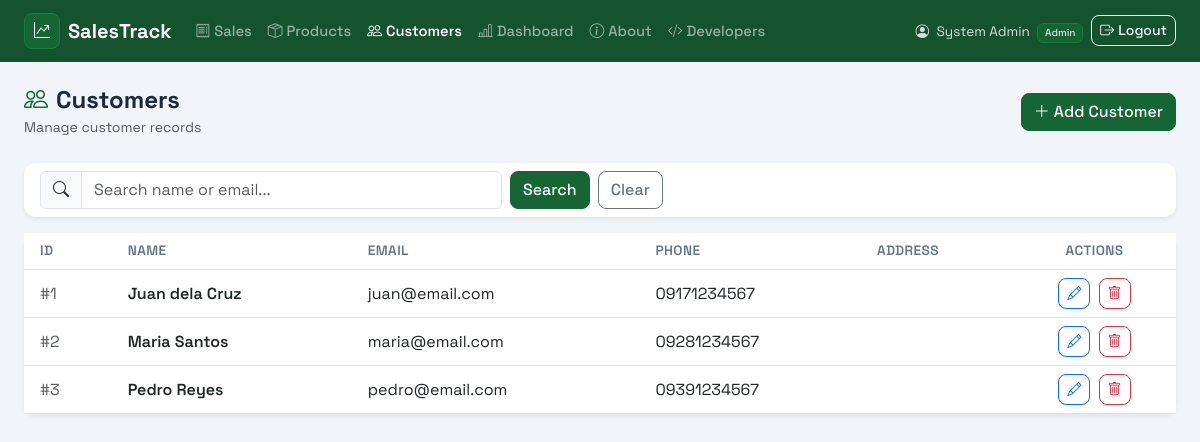
Page /customers.php (signed in) on the earlier database version.
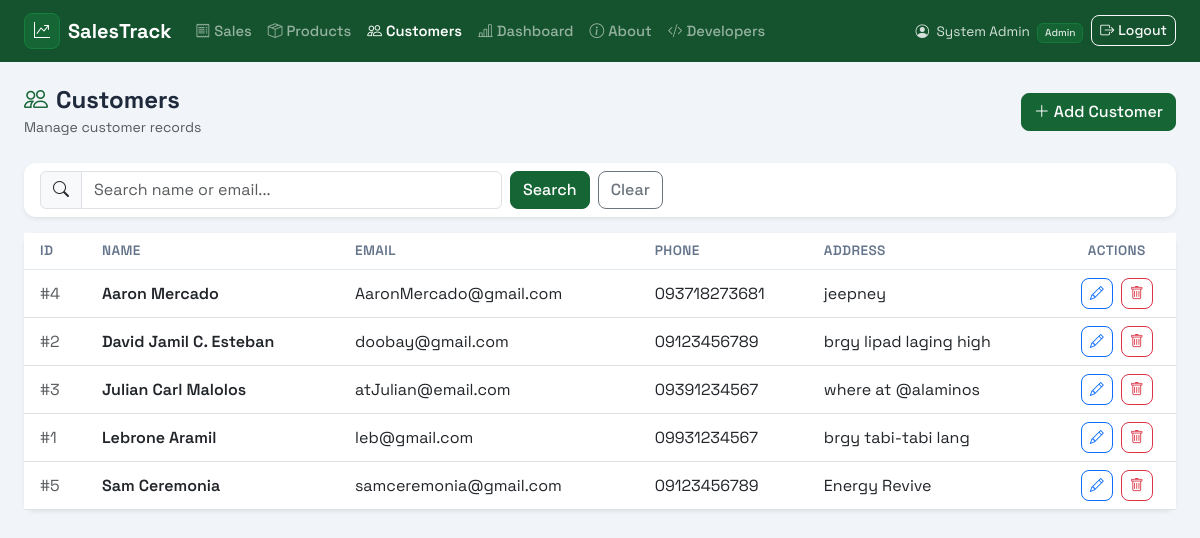
Same page on the later database version.
### tables this page shows
CREATE TABLE IF NOT EXISTS customers (
    id INT AUTO_INCREMENT PRIMARY KEY,
    customer_name VARCHAR(100) NOT NULL,
    email VARCHAR(100),
    phone VARCHAR(20),
    address TEXT,
    created_at TIMESTAMP DEFAULT CURRENT_TIMESTAMP
);

### customers.php (the view, shortened to what this page needs)
<?php
require_once 'config.php';
$search = isset($_GET['search']) ? trim($_GET['search']) : '';
$where  = $search ? "WHERE customer_name LIKE '%".mysqli_real_escape_string($conn,$search)."%' OR email LIKE '%".mysqli_real_escape_string($conn,$search)."%'" : '';
$customers = mysqli_query($conn,"SELECT * FROM customers $where ORDER BY customer_name");
?>
<!DOCTYPE html>
<html lang="en">
<head>
    <link href="https://cdn.jsdelivr.net/npm/bootstrap@5.3.0/dist/css/bootstrap.min.css" rel="stylesheet">
    <link rel="stylesheet" href="https://cdn.jsdelivr.net/npm/bootstrap-icons@1.11.0/font/bootstrap-icons.css">
    <link rel="stylesheet" href="assets/styles.css">
</head>
<body>
<?php include 'navbar.php'; ?>
<div class="container-fluid px-4 py-4">
    <div class="d-flex align-items-center justify-content-between mb-4">
        <div>
            <h4 class="fw-bold mb-0"><i class="bi bi-people me-2" style="color:#166534;"></i>Customers</h4>
            <small class="text-muted">Manage customer records</small>
        </div>
        <?php if (isset($_GET['edit'])): ?>
            <a href="customers.php" class="btn btn-primary">
                <i class="bi bi-plus-lg me-1"></i>Add Customer
            </a>
        <?php else: ?>
            <button class="btn btn-primary" data-bs-toggle="modal" data-bs-target="#custModal">
                <i class="bi bi-plus-lg me-1"></i>Add Customer
            </button>
        <?php endif; ?>
    </div>
    <div class="card mb-3 border-0 shadow-sm">
        <div class="card-body py-2">
            <form method="GET" class="row g-2">
                <div class="col-md-5">
                    <div class="input-group">
                        <span class="input-group-text"><i class="bi bi-search"></i></span>
                        <input type="text" name="search" class="form-control" placeholder="Search name or email..." value="<?= htmlspecialchars($search) ?>">
                    </div>
                </div>
                <div class="col-auto">
                    <button type="submit" class="btn btn-primary">Search</button>
                    <a href="customers.php" class="btn btn-outline-secondary ms-1">Clear</a>
                </div>
            </form>
        </div>
    </div>
    <div class="card border-0 shadow-sm">
        <div class="card-body p-0">
            <div class="table-responsive">
                <table class="table table-hover align-middle mb-0">
                    <thead style="background:#f0fdf4;">
                        <tr><th class="px-3">ID</th><th>Name</th><th>Email</th><th>Phone</th><th>Address</th><th class="text-center">Actions</th></tr>
                    </thead>
                    <tbody>
                    <?php if (mysqli_num_rows($customers)===0): ?>
                        <tr><td colspan="6" class="text-center py-4 text-muted">No customers found.</td></tr>
                    <?php else: while ($row=mysqli_fetch_assoc($customers)): ?>
                        <tr>
                            <td class="px-3 text-muted">#<?= $row['id'] ?></td>
                            <td class="fw-600"><?= htmlspecialchars($row['customer_name']) ?></td>
                            <td><?= htmlspecialchars($row['email']) ?></td>
                            <td><?= htmlspecialchars($row['phone']) ?></td>
                            <td class="text-truncate" style="max-width:180px"><?= htmlspecialchars($row['address']) ?></td>
                            <td class="text-center">
                                <a href="?edit=<?= $row['id'] ?>" class="btn btn-sm btn-outline-primary me-1"><i class="bi bi-pencil"></i></a>
                                <a href="?delete=<?= $row['id'] ?>" class="btn btn-sm btn-outline-danger" onclick="return confirm('Delete this customer?')"><i class="bi bi-trash"></i></a>
                            </td>
                        </tr>
                    <?php endwhile; endif; ?>
                    </tbody>
                </table>
            </div>
        </div>
    </div>
</div>
</body>
</html>

Differences in the rows shown:
added customers: id "4", customer_name "Aaron Mercado", email "AaronMercado@gmail.com", phone "093718273681", address "jeepney"
changed customers id 2: customer_name "Maria Santos" → "David Jamil C. Esteban"; email "maria@email.com" → "doobay@gmail.com"; phone "09281234567" → "09123456789"; address (not shown) → "brgy lipad laging high"
changed customers id 3: customer_name "Pedro Reyes" → "Julian Carl Malolos"; email "pedro@email.com" → "atJulian@email.com"; address (not shown) → "where at @alaminos"
changed customers id 1: customer_name "Juan dela Cruz" → "Lebrone Aramil"; email "juan@email.com" → "leb@gmail.com"; phone "09171234567" → "09931234567"; address (not shown) → "brgy tabi-tabi lang"; moves down the list
added customers: id "5", customer_name "Sam Ceremonia", email "samceremonia@gmail.com", phone "09123456789", address "Energy Revive"
